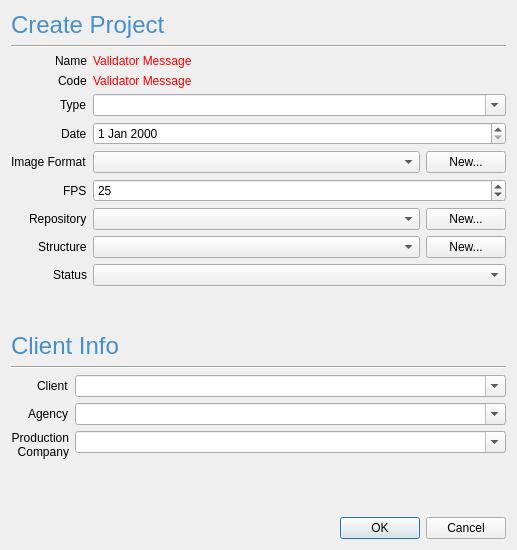
<?xml version="1.0" encoding="UTF-8"?>
<ui version="4.0">
 <class>Dialog</class>
 <widget class="QDialog" name="Dialog">
  <property name="geometry">
   <rect>
    <x>0</x>
    <y>0</y>
    <width>517</width>
    <height>550</height>
   </rect>
  </property>
  <property name="windowTitle">
   <string>Project Dialog</string>
  </property>
  <layout class="QVBoxLayout" name="verticalLayout" stretch="0,0,2,0,0,1,0">
   <item>
    <widget class="QLabel" name="dialog_label">
     <property name="styleSheet">
      <string notr="true">color: rgb(71, 143, 202);
font: 18pt;</string>
     </property>
     <property name="text">
      <string>Create Project</string>
     </property>
    </widget>
   </item>
   <item>
    <widget class="Line" name="line">
     <property name="orientation">
      <enum>Qt::Horizontal</enum>
     </property>
    </widget>
   </item>
   <item>
    <layout class="QFormLayout" name="project_info_formLayout">
     <property name="labelAlignment">
      <set>Qt::AlignRight|Qt::AlignTrailing|Qt::AlignVCenter</set>
     </property>
     <item row="0" column="0">
      <widget class="QLabel" name="name_label">
       <property name="text">
        <string>Name</string>
       </property>
      </widget>
     </item>
     <item row="0" column="1">
      <layout class="QVBoxLayout" name="name_fields_verticalLayout">
       <item>
        <widget class="QLabel" name="name_validator_label">
         <property name="styleSheet">
          <string notr="true">color: rgb(255, 0, 0);</string>
         </property>
         <property name="text">
          <string>Validator Message</string>
         </property>
        </widget>
       </item>
      </layout>
     </item>
     <item row="1" column="0">
      <widget class="QLabel" name="code_label">
       <property name="text">
        <string>Code</string>
       </property>
      </widget>
     </item>
     <item row="1" column="1">
      <layout class="QVBoxLayout" name="code_fields_verticalLayout">
       <item>
        <widget class="QLabel" name="code_validator_label">
         <property name="styleSheet">
          <string notr="true">color: rgb(255, 0, 0);</string>
         </property>
         <property name="text">
          <string>Validator Message</string>
         </property>
        </widget>
       </item>
      </layout>
     </item>
     <item row="2" column="0">
      <widget class="QLabel" name="type_label">
       <property name="text">
        <string>Type</string>
       </property>
      </widget>
     </item>
     <item row="2" column="1">
      <widget class="QComboBox" name="type_comboBox">
       <property name="editable">
        <bool>true</bool>
       </property>
      </widget>
     </item>
     <item row="3" column="0">
      <widget class="QLabel" name="date_label">
       <property name="text">
        <string>Date</string>
       </property>
      </widget>
     </item>
     <item row="3" column="1">
      <widget class="QDateEdit" name="date_dateEdit"/>
     </item>
     <item row="4" column="0">
      <widget class="QLabel" name="image_format_label">
       <property name="text">
        <string>Image Format</string>
       </property>
      </widget>
     </item>
     <item row="4" column="1">
      <layout class="QHBoxLayout" name="image_format_horizontalLayout" stretch="1,0">
       <item>
        <widget class="QComboBox" name="image_format_comboBox"/>
       </item>
       <item>
        <widget class="QPushButton" name="create_image_format_pushButton">
         <property name="text">
          <string>New...</string>
         </property>
        </widget>
       </item>
      </layout>
     </item>
     <item row="5" column="0">
      <widget class="QLabel" name="fps_label">
       <property name="text">
        <string>FPS</string>
       </property>
      </widget>
     </item>
     <item row="5" column="1">
      <widget class="QSpinBox" name="fps_spinBox">
       <property name="minimum">
        <number>1</number>
       </property>
       <property name="value">
        <number>25</number>
       </property>
      </widget>
     </item>
     <item row="6" column="0">
      <widget class="QLabel" name="label_3">
       <property name="text">
        <string>Repository</string>
       </property>
      </widget>
     </item>
     <item row="6" column="1">
      <layout class="QHBoxLayout" name="repository_horizontalLayout" stretch="1,0">
       <item>
        <widget class="QComboBox" name="repository_comboBox"/>
       </item>
       <item>
        <widget class="QPushButton" name="new_repository_pushButton">
         <property name="text">
          <string>New...</string>
         </property>
        </widget>
       </item>
      </layout>
     </item>
     <item row="7" column="0">
      <widget class="QLabel" name="label_4">
       <property name="text">
        <string>Structure</string>
       </property>
      </widget>
     </item>
     <item row="7" column="1">
      <layout class="QHBoxLayout" name="structure_horizontalLayout" stretch="1,0">
       <item>
        <widget class="QComboBox" name="structure_comboBox"/>
       </item>
       <item>
        <widget class="QPushButton" name="structure_pushButton">
         <property name="text">
          <string>New...</string>
         </property>
        </widget>
       </item>
      </layout>
     </item>
     <item row="8" column="0">
      <widget class="QLabel" name="label_5">
       <property name="text">
        <string>Status</string>
       </property>
      </widget>
     </item>
     <item row="8" column="1">
      <widget class="QComboBox" name="status_comboBox"/>
     </item>
    </layout>
   </item>
   <item>
    <widget class="QLabel" name="label_2">
     <property name="styleSheet">
      <string notr="true">color: rgb(71, 143, 202);
font: 18pt;</string>
     </property>
     <property name="text">
      <string>Client Info</string>
     </property>
    </widget>
   </item>
   <item>
    <widget class="Line" name="line_2">
     <property name="orientation">
      <enum>Qt::Horizontal</enum>
     </property>
    </widget>
   </item>
   <item>
    <layout class="QFormLayout" name="client_info_formLayout">
     <property name="labelAlignment">
      <set>Qt::AlignRight|Qt::AlignTrailing|Qt::AlignVCenter</set>
     </property>
     <item row="0" column="0">
      <widget class="QLabel" name="client_label">
       <property name="text">
        <string>Client</string>
       </property>
      </widget>
     </item>
     <item row="0" column="1">
      <widget class="QComboBox" name="client_comboBox">
       <property name="editable">
        <bool>true</bool>
       </property>
      </widget>
     </item>
     <item row="1" column="0">
      <widget class="QLabel" name="agency_label">
       <property name="text">
        <string>Agency</string>
       </property>
      </widget>
     </item>
     <item row="1" column="1">
      <widget class="QComboBox" name="agency_comboBox">
       <property name="editable">
        <bool>true</bool>
       </property>
      </widget>
     </item>
     <item row="2" column="0">
      <widget class="QLabel" name="production_company_label">
       <property name="text">
        <string>&lt;html&gt;&lt;head/&gt;&lt;body&gt;&lt;p align=&quot;right&quot;&gt;Production&lt;br/&gt;Company&lt;/p&gt;&lt;/body&gt;&lt;/html&gt;</string>
       </property>
      </widget>
     </item>
     <item row="2" column="1">
      <widget class="QComboBox" name="production_company_comboBox">
       <property name="editable">
        <bool>true</bool>
       </property>
      </widget>
     </item>
    </layout>
   </item>
   <item>
    <widget class="QDialogButtonBox" name="buttonBox">
     <property name="orientation">
      <enum>Qt::Horizontal</enum>
     </property>
     <property name="standardButtons">
      <set>QDialogButtonBox::Cancel|QDialogButtonBox::Ok</set>
     </property>
    </widget>
   </item>
  </layout>
 </widget>
 <resources/>
 <connections>
  <connection>
   <sender>buttonBox</sender>
   <signal>accepted()</signal>
   <receiver>Dialog</receiver>
   <slot>accept()</slot>
   <hints>
    <hint type="sourcelabel">
     <x>248</x>
     <y>254</y>
    </hint>
    <hint type="destinationlabel">
     <x>157</x>
     <y>274</y>
    </hint>
   </hints>
  </connection>
  <connection>
   <sender>buttonBox</sender>
   <signal>rejected()</signal>
   <receiver>Dialog</receiver>
   <slot>reject()</slot>
   <hints>
    <hint type="sourcelabel">
     <x>316</x>
     <y>260</y>
    </hint>
    <hint type="destinationlabel">
     <x>286</x>
     <y>274</y>
    </hint>
   </hints>
  </connection>
 </connections>
</ui>
